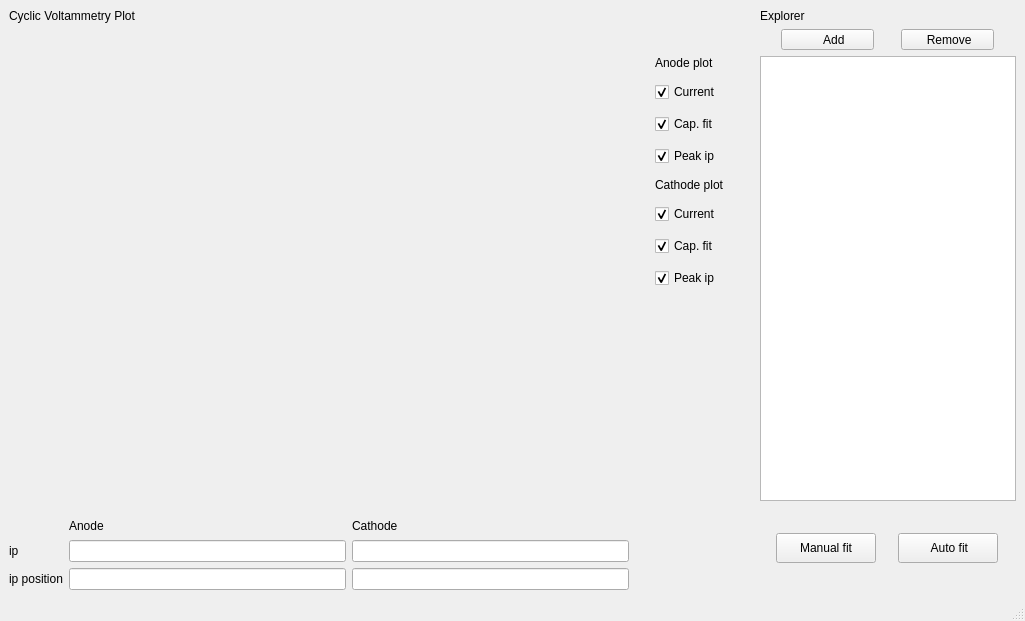
<?xml version="1.0" encoding="UTF-8"?>
<ui version="4.0">
 <class>MainWindow</class>
 <widget class="QMainWindow" name="MainWindow">
  <property name="geometry">
   <rect>
    <x>0</x>
    <y>0</y>
    <width>1025</width>
    <height>621</height>
   </rect>
  </property>
  <property name="sizePolicy">
   <sizepolicy hsizetype="Expanding" vsizetype="Expanding">
    <horstretch>0</horstretch>
    <verstretch>0</verstretch>
   </sizepolicy>
  </property>
  <property name="windowTitle">
   <string>MainWindow</string>
  </property>
  <widget class="QWidget" name="centralwidget">
   <property name="sizePolicy">
    <sizepolicy hsizetype="Expanding" vsizetype="Expanding">
     <horstretch>0</horstretch>
     <verstretch>0</verstretch>
    </sizepolicy>
   </property>
   <property name="minimumSize">
    <size>
     <width>1025</width>
     <height>559</height>
    </size>
   </property>
   <layout class="QVBoxLayout" name="verticalLayout">
    <item>
     <layout class="QGridLayout" name="gridLayout">
      <property name="sizeConstraint">
       <enum>QLayout::SetMinimumSize</enum>
      </property>
      <property name="horizontalSpacing">
       <number>6</number>
      </property>
      <item row="0" column="2">
       <widget class="QLabel" name="CVExplorer">
        <property name="text">
         <string>Explorer</string>
        </property>
       </widget>
      </item>
      <item row="2" column="2">
       <widget class="CVTreeWidget" name="CVTreeWidget">
        <property name="sizePolicy">
         <sizepolicy hsizetype="Fixed" vsizetype="MinimumExpanding">
          <horstretch>0</horstretch>
          <verstretch>0</verstretch>
         </sizepolicy>
        </property>
        <property name="minimumSize">
         <size>
          <width>0</width>
          <height>0</height>
         </size>
        </property>
        <property name="headerHidden">
         <bool>true</bool>
        </property>
        <column>
         <property name="text">
          <string notr="true">1</string>
         </property>
        </column>
       </widget>
      </item>
      <item row="2" column="1">
       <spacer name="horizontalSpacer">
        <property name="orientation">
         <enum>Qt::Horizontal</enum>
        </property>
        <property name="sizeType">
         <enum>QSizePolicy::Fixed</enum>
        </property>
        <property name="sizeHint" stdset="0">
         <size>
          <width>20</width>
          <height>20</height>
         </size>
        </property>
       </spacer>
      </item>
      <item row="1" column="2">
       <layout class="QHBoxLayout" name="horizontalLayout">
        <item>
         <widget class="QToolButton" name="toolButton">
          <property name="sizePolicy">
           <sizepolicy hsizetype="Fixed" vsizetype="Fixed">
            <horstretch>0</horstretch>
            <verstretch>0</verstretch>
           </sizepolicy>
          </property>
          <property name="minimumSize">
           <size>
            <width>93</width>
            <height>0</height>
           </size>
          </property>
          <property name="text">
           <string>    Add</string>
          </property>
          <property name="icon">
           <iconset>
            <normaloff>../../Repositories/cv-analysis/icons/plus-square.svg</normaloff>../../Repositories/cv-analysis/icons/plus-square.svg</iconset>
          </property>
          <property name="toolButtonStyle">
           <enum>Qt::ToolButtonTextBesideIcon</enum>
          </property>
         </widget>
        </item>
        <item>
         <widget class="QToolButton" name="toolButton_2">
          <property name="sizePolicy">
           <sizepolicy hsizetype="Fixed" vsizetype="Fixed">
            <horstretch>0</horstretch>
            <verstretch>0</verstretch>
           </sizepolicy>
          </property>
          <property name="minimumSize">
           <size>
            <width>93</width>
            <height>0</height>
           </size>
          </property>
          <property name="text">
           <string> Remove</string>
          </property>
          <property name="icon">
           <iconset>
            <normaloff>../../Repositories/cv-analysis/icons/minus-square.svg</normaloff>../../Repositories/cv-analysis/icons/minus-square.svg</iconset>
          </property>
          <property name="toolButtonStyle">
           <enum>Qt::ToolButtonTextBesideIcon</enum>
          </property>
         </widget>
        </item>
       </layout>
      </item>
      <item row="0" column="0">
       <widget class="QLabel" name="MplCanvas_label">
        <property name="text">
         <string>Cyclic Voltammetry Plot</string>
        </property>
       </widget>
      </item>
      <item row="4" column="2">
       <layout class="QHBoxLayout" name="horizontalLayout_2">
        <item>
         <widget class="QToolButton" name="manual_fit_button">
          <property name="minimumSize">
           <size>
            <width>100</width>
            <height>30</height>
           </size>
          </property>
          <property name="text">
           <string>Manual fit</string>
          </property>
          <property name="icon">
           <iconset>
            <normaloff>../../Repositories/cv-analysis/icons/play.svg</normaloff>../../Repositories/cv-analysis/icons/play.svg</iconset>
          </property>
          <property name="toolButtonStyle">
           <enum>Qt::ToolButtonTextBesideIcon</enum>
          </property>
         </widget>
        </item>
        <item>
         <widget class="QToolButton" name="automatic_fit_button">
          <property name="minimumSize">
           <size>
            <width>100</width>
            <height>30</height>
           </size>
          </property>
          <property name="text">
           <string> Auto fit</string>
          </property>
          <property name="icon">
           <iconset>
            <normaloff>../../Repositories/cv-analysis/icons/auto-flash.svg</normaloff>../../Repositories/cv-analysis/icons/auto-flash.svg</iconset>
          </property>
          <property name="toolButtonStyle">
           <enum>Qt::ToolButtonTextBesideIcon</enum>
          </property>
          <property name="autoRaise">
           <bool>false</bool>
          </property>
         </widget>
        </item>
       </layout>
      </item>
      <item row="4" column="0">
       <layout class="QGridLayout" name="SCVAData_gridlayout">
        <property name="topMargin">
         <number>10</number>
        </property>
        <item row="0" column="2">
         <widget class="QLabel" name="cathode_label">
          <property name="sizePolicy">
           <sizepolicy hsizetype="MinimumExpanding" vsizetype="Fixed">
            <horstretch>0</horstretch>
            <verstretch>0</verstretch>
           </sizepolicy>
          </property>
          <property name="minimumSize">
           <size>
            <width>256</width>
            <height>17</height>
           </size>
          </property>
          <property name="maximumSize">
           <size>
            <width>16777215</width>
            <height>17</height>
           </size>
          </property>
          <property name="text">
           <string>Cathode</string>
          </property>
         </widget>
        </item>
        <item row="1" column="2">
         <widget class="QLineEdit" name="cathode_ip_value">
          <property name="readOnly">
           <bool>true</bool>
          </property>
         </widget>
        </item>
        <item row="0" column="1">
         <widget class="QLabel" name="anode_label">
          <property name="sizePolicy">
           <sizepolicy hsizetype="MinimumExpanding" vsizetype="Fixed">
            <horstretch>0</horstretch>
            <verstretch>0</verstretch>
           </sizepolicy>
          </property>
          <property name="minimumSize">
           <size>
            <width>256</width>
            <height>17</height>
           </size>
          </property>
          <property name="maximumSize">
           <size>
            <width>16777215</width>
            <height>17</height>
           </size>
          </property>
          <property name="text">
           <string>Anode</string>
          </property>
         </widget>
        </item>
        <item row="3" column="2">
         <widget class="QLineEdit" name="cathode_ippos_value">
          <property name="text">
           <string/>
          </property>
          <property name="readOnly">
           <bool>true</bool>
          </property>
         </widget>
        </item>
        <item row="1" column="0">
         <widget class="QLabel" name="anode_ip_label">
          <property name="text">
           <string>ip</string>
          </property>
         </widget>
        </item>
        <item row="1" column="1">
         <widget class="QLineEdit" name="anode_ip_value">
          <property name="text">
           <string/>
          </property>
          <property name="readOnly">
           <bool>true</bool>
          </property>
         </widget>
        </item>
        <item row="3" column="0">
         <widget class="QLabel" name="anode_ippos_label">
          <property name="text">
           <string>ip position</string>
          </property>
         </widget>
        </item>
        <item row="3" column="1">
         <widget class="QLineEdit" name="anode_ippos_value">
          <property name="readOnly">
           <bool>true</bool>
          </property>
         </widget>
        </item>
        <item row="1" column="3">
         <spacer name="horizontalSpacer_3">
          <property name="orientation">
           <enum>Qt::Horizontal</enum>
          </property>
          <property name="sizeType">
           <enum>QSizePolicy::Fixed</enum>
          </property>
          <property name="sizeHint" stdset="0">
           <size>
            <width>105</width>
            <height>20</height>
           </size>
          </property>
         </spacer>
        </item>
       </layout>
      </item>
      <item row="2" column="0">
       <layout class="QGridLayout" name="MplCanvas_layout">
        <item row="0" column="0">
         <widget class="MplCanvas" name="MplCanvas" native="true">
          <property name="enabled">
           <bool>true</bool>
          </property>
          <property name="sizePolicy">
           <sizepolicy hsizetype="MinimumExpanding" vsizetype="MinimumExpanding">
            <horstretch>0</horstretch>
            <verstretch>0</verstretch>
           </sizepolicy>
          </property>
          <property name="minimumSize">
           <size>
            <width>480</width>
            <height>440</height>
           </size>
          </property>
         </widget>
        </item>
        <item row="0" column="1">
         <layout class="QVBoxLayout" name="MplCanvasButtons_layout">
          <property name="spacing">
           <number>12</number>
          </property>
          <property name="sizeConstraint">
           <enum>QLayout::SetDefaultConstraint</enum>
          </property>
          <property name="topMargin">
           <number>0</number>
          </property>
          <property name="bottomMargin">
           <number>0</number>
          </property>
          <item>
           <widget class="QLabel" name="label">
            <property name="sizePolicy">
             <sizepolicy hsizetype="Preferred" vsizetype="Fixed">
              <horstretch>0</horstretch>
              <verstretch>0</verstretch>
             </sizepolicy>
            </property>
            <property name="maximumSize">
             <size>
              <width>16777215</width>
              <height>17</height>
             </size>
            </property>
            <property name="text">
             <string>Anode plot</string>
            </property>
           </widget>
          </item>
          <item>
           <widget class="QCheckBox" name="anode_current_checkbox">
            <property name="text">
             <string>Current</string>
            </property>
            <property name="checked">
             <bool>true</bool>
            </property>
           </widget>
          </item>
          <item>
           <widget class="QCheckBox" name="anode_capfit_checkbox">
            <property name="text">
             <string>Cap. fit</string>
            </property>
            <property name="checked">
             <bool>true</bool>
            </property>
           </widget>
          </item>
          <item>
           <widget class="QCheckBox" name="anode_ip_checkbox">
            <property name="text">
             <string>Peak ip</string>
            </property>
            <property name="checked">
             <bool>true</bool>
            </property>
           </widget>
          </item>
          <item>
           <widget class="QLabel" name="label_2">
            <property name="sizePolicy">
             <sizepolicy hsizetype="Preferred" vsizetype="Fixed">
              <horstretch>0</horstretch>
              <verstretch>0</verstretch>
             </sizepolicy>
            </property>
            <property name="maximumSize">
             <size>
              <width>16777215</width>
              <height>17</height>
             </size>
            </property>
            <property name="text">
             <string>Cathode plot</string>
            </property>
           </widget>
          </item>
          <item>
           <widget class="QCheckBox" name="cathode_current_checkbox">
            <property name="text">
             <string>Current</string>
            </property>
            <property name="checked">
             <bool>true</bool>
            </property>
           </widget>
          </item>
          <item>
           <widget class="QCheckBox" name="cathode_capfit_checkbox">
            <property name="text">
             <string>Cap. fit</string>
            </property>
            <property name="checked">
             <bool>true</bool>
            </property>
           </widget>
          </item>
          <item>
           <widget class="QCheckBox" name="cathode_ip_checkbox">
            <property name="text">
             <string>Peak ip</string>
            </property>
            <property name="checked">
             <bool>true</bool>
            </property>
           </widget>
          </item>
          <item>
           <spacer name="verticalSpacer">
            <property name="orientation">
             <enum>Qt::Vertical</enum>
            </property>
            <property name="sizeHint" stdset="0">
             <size>
              <width>20</width>
              <height>40</height>
             </size>
            </property>
           </spacer>
          </item>
         </layout>
        </item>
        <item row="0" column="2">
         <spacer name="horizontalSpacer_2">
          <property name="orientation">
           <enum>Qt::Horizontal</enum>
          </property>
          <property name="sizeType">
           <enum>QSizePolicy::Minimum</enum>
          </property>
          <property name="sizeHint" stdset="0">
           <size>
            <width>10</width>
            <height>20</height>
           </size>
          </property>
         </spacer>
        </item>
       </layout>
      </item>
     </layout>
    </item>
   </layout>
  </widget>
  <widget class="QMenuBar" name="menubar">
   <property name="geometry">
    <rect>
     <x>0</x>
     <y>0</y>
     <width>1025</width>
     <height>22</height>
    </rect>
   </property>
   <property name="sizePolicy">
    <sizepolicy hsizetype="MinimumExpanding" vsizetype="Minimum">
     <horstretch>0</horstretch>
     <verstretch>0</verstretch>
    </sizepolicy>
   </property>
  </widget>
  <widget class="QStatusBar" name="statusbar">
   <property name="sizePolicy">
    <sizepolicy hsizetype="Expanding" vsizetype="Minimum">
     <horstretch>0</horstretch>
     <verstretch>0</verstretch>
    </sizepolicy>
   </property>
  </widget>
 </widget>
 <customwidgets>
  <customwidget>
   <class>MplCanvas</class>
   <extends>QWidget</extends>
   <header>gui/mplcanvas.h</header>
   <container>1</container>
  </customwidget>
  <customwidget>
   <class>CVTreeWidget</class>
   <extends>QTreeWidget</extends>
   <header>gui/cvtreewidget.h</header>
  </customwidget>
 </customwidgets>
 <resources/>
 <connections/>
</ui>
